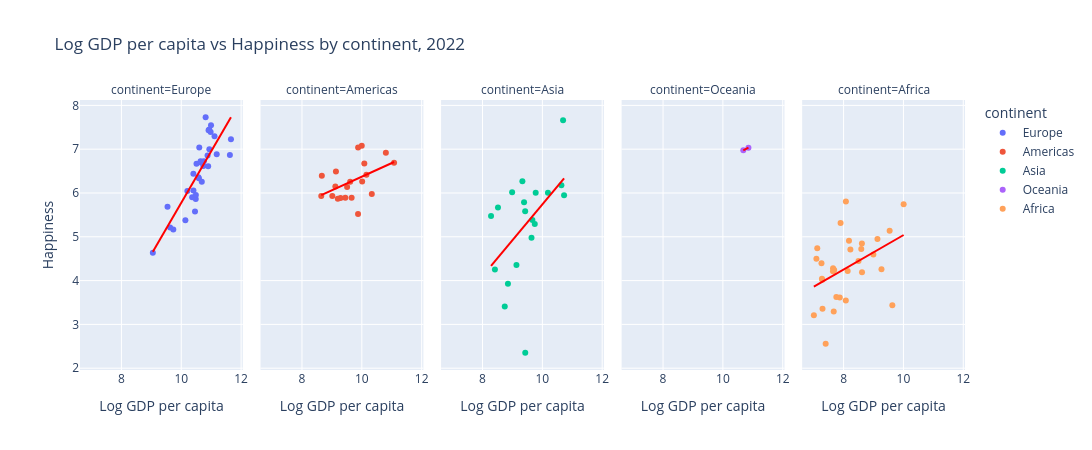

Notebook code for this chart:
### Markdown cell above
### 5. Interactive visualisation with Plotly

Static matplotlib/seaborn charts are great for reports and papers. **Interactive charts** are better for exploration and presentations — users can hover over points, zoom, pan, and filter by clicking the legend.

**`plotly.express`** (aliased as `px`) provides a high-level API similar to seaborn: one function call produces a fully interactive chart. Under the hood it uses D3.js and renders in any browser.

Key advantages over static charts:
- **Hover tooltips** — show any column's value for any data point on demand
- **Legend interaction** — click to show/hide groups
- **Zoom & pan** — built-in without extra code
- **Animation** — animate over a variable (e.g. year) with one parameter

You can learn more about plotly [here](https://plotly.com/python/)

### Code cell
import plotly.express as px

# Interactive scatter with regression line per continent
# Hover over any point to see social_support, corruption, life_expectancy
fig = px.scatter(
    happy2[happy2.year == 2022],
    x='log_gdp', y='happiness',
    color='continent',                          # colour by continent
    hover_data=['country', 'social_support', 'corruption', 'life_expectancy'],
    trendline='ols',                            # add OLS regression line per group
    trendline_color_override='red',
    facet_col='continent',                      # one panel per continent
    title='Log GDP per capita vs Happiness by continent, 2022',
    labels={'log_gdp': 'Log GDP per capita', 'happiness': 'Happiness'},
    height=450, width=1400
)
fig.show()

### Figure 1 — Plotly figure (JSON) as saved in the notebook; plotly's stock layout.template omitted (floating-point values rounded to 4 significant figures; data arrays with more than 128 entries replaced by an {"elided": "..."} marker saying what was removed)
{"data": [{"customdata": {"elided": "33x4 mixed values"}, "hovertemplate": "continent=Europe<br>Log GDP per capita=%{x}<br>Happiness=%{y}<br>country=%{customdata[0]}<br>social_support=%{customdata[1]}<br>corruption=%{customdata[2]}<br>life_expectancy=%{customdata[3]}<extra></extra>", "legendgroup": "Europe", "marker": {"color": "#636efa", "symbol": "circle"}, "mode": "markers", "name": "Europe", "orientation": "v", "showlegend": true, "type": "scatter", "x": [9.626, 10.94, 10.88, 10.14, 10.46, 10.66, 10.99, 10.57, 10.81, 10.74, 10.9, 10.36, 10.48, 10.94, 11.62, 10.69, 10.41, 10.6, 11.66, 9.54, 10.98, 9.733, 11.11, 10.51, 10.49, 10.4, 10.2, 10.64, 10.59, 10.91, 11.18, 9.049, 10.75], "xaxis": "x", "y": [5.212, 6.999, 6.857, 5.378, 5.579, 6.695, 7.545, 6.357, 7.729, 6.614, 6.608, 5.9, 5.861, 7.449, 6.87, 6.258, 6.055, 7.038, 7.228, 5.687, 7.39, 5.167, 7.295, 6.666, 5.953, 6.437, 6.044, 6.723, 6.337, 7.431, 6.884, 4.637, 6.722], "yaxis": "y"}, {"hovertemplate": "<b>OLS trendline</b><br>happiness = 1.17487 * log_gdp + -5.9727<br>R<sup>2</sup>=0.698045<br><br>continent=Europe<br>Log GDP per capita=%{x}<br>Happiness=%{y} <b>(trend)</b><extra></extra>", "legendgroup": "Europe", "line": {"color": "red"}, "marker": {"color": "#636efa", "symbol": "circle"}, "mode": "lines", "name": "Europe", "showlegend": false, "type": "scatter", "x": [9.049, 9.54, 9.626, 9.733, 10.14, 10.2, 10.36, 10.4, 10.41, 10.46, 10.48, 10.49, 10.51, 10.57, 10.59, 10.6, 10.64, 10.66, 10.69, 10.74, 10.75, 10.81, 10.88, 10.9, 10.91, 10.94, 10.94, 10.98, 10.99, 11.11, 11.18, 11.62, 11.66], "xaxis": "x", "y": [4.659, 5.236, 5.337, 5.463, 5.938, 6.014, 6.203, 6.251, 6.254, 6.314, 6.345, 6.348, 6.374, 6.447, 6.466, 6.483, 6.533, 6.547, 6.581, 6.642, 6.662, 6.733, 6.808, 6.832, 6.848, 6.875, 6.879, 6.929, 6.944, 7.082, 7.167, 7.685, 7.726], "yaxis": "y"}, {"customdata": [["Argentina", 0.8933, 0.81, 67.25], ["Bolivia", 0.8235, 0.8402, 63.75], ["Brazil", 0.8658, 0.742, 65.93], ["Canada", 0.9291, 0.442, 71.45], ["Chile", 0.8868, 0.7964, 70.45], ["Colombia", 0.8769, 0.8626, 69.53], ["Costa Rica", 0.9016, 0.7506, 70], ["Dominican Republic", 0.8204, 0.656, 64.6], ["Ecuador", 0.8251, 0.8658, 69.25], ["El Salvador", 0.7724, 0.6211, 65.95], ["Guatemala", 0.806, 0.8354, 62.9], ["Honduras", 0.7286, 0.8342, 64.28], ["Jamaica", 0.868, 0.9096, 66.6], ["Mexico", 0.8584, 0.7801, 65.8], ["Nicaragua", 0.844, 0.5702, 65.72], ["Panama", 0.891, 0.8868, 69], ["Paraguay", 0.8995, 0.8393, 65.95], ["Peru", 0.8227, 0.884, 70.03], ["United States", 0.9003, 0.7011, 65.72], ["Uruguay", 0.9048, 0.6313, 67.5]], "hovertemplate": "continent=Americas<br>Log GDP per capita=%{x}<br>Happiness=%{y}<br>country=%{customdata[0]}<br>social_support=%{customdata[1]}<br>corruption=%{customdata[2]}<br>life_expectancy=%{customdata[3]}<extra></extra>", "legendgroup": "Americas", "marker": {"color": "#EF553B", "symbol": "circle"}, "mode": "markers", "name": "Americas", "orientation": "v", "showlegend": true, "type": "scatter", "x": [10.01, 9.014, 9.611, 10.8, 10.15, 9.66, 9.998, 9.874, 9.29, 9.135, 9.116, 8.645, 9.198, 9.876, 8.664, 10.33, 9.508, 9.449, 11.08, 10.08], "xaxis": "x2", "y": [6.261, 5.929, 6.257, 6.918, 6.415, 5.892, 7.077, 5.518, 5.887, 6.492, 6.15, 5.932, 5.87, 7.038, 6.392, 5.979, 6.138, 5.892, 6.693, 6.671], "yaxis": "y2"}, {"hovertemplate": "<b>OLS trendline</b><br>happiness = 0.311635 * log_gdp + 3.255<br>R<sup>2</sup>=0.215141<br><br>continent=Americas<br>Log GDP per capita=%{x}<br>Happiness=%{y} <b>(trend)</b><extra></extra>", "legendgroup": "Americas", "line": {"color": "red"}, "marker": {"color": "#EF553B", "symbol": "circle"}, "mode": "lines", "name": "Americas", "showlegend": false, "type": "scatter", "x": [8.645, 8.664, 9.014, 9.116, 9.135, 9.198, 9.29, 9.449, 9.508, 9.611, 9.66, 9.874, 9.876, 9.998, 10.01, 10.08, 10.15, 10.33, 10.8, 11.08], "xaxis": "x2", "y": [5.949, 5.955, 6.064, 6.096, 6.102, 6.121, 6.15, 6.2, 6.218, 6.25, 6.265, 6.332, 6.333, 6.371, 6.375, 6.398, 6.419, 6.475, 6.622, 6.707], "yaxis": "y2"}, {"customdata": [["Armenia", 0.8112, 0.7047, 67.93], ["Bangladesh", 0.4037, 0.6169, 64.68], ["Cambodia", 0.7836, 0.8597, 62.1], ["Georgia", 0.7545, 0.6552, 65.07], ["India", 0.608, 0.7707, 61.2], ["Indonesia", 0.8341, 0.8617, 63.17], ["Iran", 0.8001, 0.7661, 66.75], ["Israel", 0.9537, 0.6547, 72.85], ["Japan", 0.8986, 0.643, 74.47], ["Jordan", 0.7743, 0.7146, 67.6], ["Kazakhstan", 0.9234, 0.7202, 66.2], ["Kyrgyzstan", 0.927, 0.8762, 67.38], ["Lebanon", 0.5345, 0.883, 66.22], ["Mongolia", 0.9513, 0.847, 60.6], ["Nepal", 0.7533, 0.7604, 62.12], ["South Korea", 0.81, 0.7473, 73.93], ["Thailand", 0.867, 0.868, 68.53], ["Uzbekistan", 0.8789, 0.6158, 65.6], ["Vietnam", 0.8787, 0.7034, 65.6]], "hovertemplate": "continent=Asia<br>Log GDP per capita=%{x}<br>Happiness=%{y}<br>country=%{customdata[0]}<br>social_support=%{customdata[1]}<br>corruption=%{customdata[2]}<br>life_expectancy=%{customdata[3]}<extra></extra>", "legendgroup": "Asia", "marker": {"color": "#00cc96", "symbol": "circle"}, "mode": "markers", "name": "Asia", "orientation": "v", "showlegend": true, "type": "scatter", "x": [9.668, 8.743, 8.415, 9.746, 8.85, 9.425, 9.638, 10.69, 10.64, 9.134, 10.19, 8.517, 9.428, 9.388, 8.285, 10.73, 9.777, 8.99, 9.333], "xaxis": "x3", "y": [5.382, 3.408, 4.25, 5.293, 3.93, 5.585, 4.977, 7.662, 6.178, 4.356, 6.006, 5.668, 2.352, 5.788, 5.474, 5.95, 6.007, 6.016, 6.267], "yaxis": "y3"}, {"hovertemplate": "<b>OLS trendline</b><br>happiness = 0.818621 * log_gdp + -2.44521<br>R<sup>2</sup>=0.255301<br><br>continent=Asia<br>Log GDP per capita=%{x}<br>Happiness=%{y} <b>(trend)</b><extra></extra>", "legendgroup": "Asia", "line": {"color": "red"}, "marker": {"color": "#00cc96", "symbol": "circle"}, "mode": "lines", "name": "Asia", "showlegend": false, "type": "scatter", "x": [8.285, 8.415, 8.517, 8.743, 8.85, 8.99, 9.134, 9.333, 9.388, 9.425, 9.428, 9.638, 9.668, 9.746, 9.777, 10.19, 10.64, 10.69, 10.73], "xaxis": "x3", "y": [4.337, 4.443, 4.527, 4.712, 4.8, 4.914, 5.032, 5.195, 5.24, 5.271, 5.273, 5.444, 5.469, 5.533, 5.559, 5.894, 6.262, 6.308, 6.335], "yaxis": "y3"}, {"customdata": [["Australia", 0.9417, 0.5452, 71.12], ["New Zealand", 0.9556, 0.2805, 70.43]], "hovertemplate": "continent=Oceania<br>Log GDP per capita=%{x}<br>Happiness=%{y}<br>country=%{customdata[0]}<br>social_support=%{customdata[1]}<br>corruption=%{customdata[2]}<br>life_expectancy=%{customdata[3]}<extra></extra>", "legendgroup": "Oceania", "marker": {"color": "#ab63fa", "symbol": "circle"}, "mode": "markers", "name": "Oceania", "orientation": "v", "showlegend": true, "type": "scatter", "x": [10.85, 10.68], "xaxis": "x4", "y": [7.035, 6.975], "yaxis": "y4"}, {"hovertemplate": "<b>OLS trendline</b><br>happiness = 0.34748 * log_gdp + 3.26331<br>R<sup>2</sup>=1.000000<br><br>continent=Oceania<br>Log GDP per capita=%{x}<br>Happiness=%{y} <b>(trend)</b><extra></extra>", "legendgroup": "Oceania", "line": {"color": "red"}, "marker": {"color": "#ab63fa", "symbol": "circle"}, "mode": "lines", "name": "Oceania", "showlegend": false, "type": "scatter", "x": [10.68, 10.85], "xaxis": "x4", "y": [6.975, 7.035], "yaxis": "y4"}, {"customdata": [["Benin", 0.3657, 0.5796, 56.4], ["Botswana", 0.7504, 0.8309, 54.72], ["Cameroon", 0.6291, 0.8493, 56.53], ["Chad", 0.7197, 0.8054, 53.12], ["Comoros", 0.4718, 0.7323, 59.42], ["Congo (Brazzaville)", 0.6463, 0.7598, 57.17], ["Congo (Kinshasa)", 0.6541, 0.8356, 55.38], ["Ethiopia", 0.7402, 0.7931, 61.1], ["Gabon", 0.7752, 0.8028, 58.58], ["Gambia", 0.5877, 0.8838, 57.9], ["Ghana", 0.6282, 0.9089, 59.12], ["Guinea", 0.582, 0.7704, 54.65], ["Ivory Coast", 0.5363, 0.7428, 56.53], ["Kenya", 0.6906, 0.8778, 58.9], ["Liberia", 0.5969, 0.8285, 56.7], ["Madagascar", 0.6424, 0.7404, 58.05], ["Malawi", 0.5033, 0.7549, 58.75], ["Mali", 0.6416, 0.7456, 55.8], ["Mauritania", 0.648, 0.6571, 60.47], ["Mauritius", 0.887, 0.769, 63.83], ["Morocco", 0.5636, 0.8021, 64], ["Mozambique", 0.7107, 0.6878, 51.75], ["Namibia", 0.808, 0.8487, 57.22], ["Niger", 0.5869, 0.7401, 56.55], ["Senegal", 0.6092, 0.8542, 60.3], ["Sierra Leone", 0.5022, 0.8618, 55.3], ["Tanzania", 0.6002, 0.5844, 59.85], ["Togo", 0.5789, 0.7132, 57.7], ["Tunisia", 0.7547, 0.9084, 67.05], ["Zimbabwe", 0.6662, 0.7526, 54.53]], "hovertemplate": "continent=Africa<br>Log GDP per capita=%{x}<br>Happiness=%{y}<br>country=%{customdata[0]}<br>social_support=%{customdata[1]}<br>corruption=%{customdata[2]}<br>life_expectancy=%{customdata[3]}<extra></extra>", "legendgroup": "Africa", "marker": {"color": "#FFA15A", "symbol": "circle"}, "mode": "markers", "name": "Africa", "orientation": "v", "showlegend": true, "type": "scatter", "x": [8.137, 9.629, 8.227, 7.261, 8.075, 8.077, 7.007, 7.757, 9.539, 7.648, 8.615, 7.9, 8.612, 8.499, 7.277, 7.29, 7.296, 7.645, 8.591, 10.01, 8.996, 7.12, 9.132, 7.091, 8.18, 7.401, 7.872, 7.685, 9.266, 7.67], "xaxis": "x5", "y": [4.217, 3.435, 4.712, 4.397, 3.545, 5.805, 3.207, 3.628, 5.14, 4.279, 4.191, 5.317, 4.849, 4.448, 4.042, 4.019, 3.356, 4.211, 4.724, 5.741, 4.596, 4.74, 4.949, 4.501, 4.907, 2.56, 3.616, 4.239, 4.261, 3.296], "yaxis": "y5"}, {"hovertemplate": "<b>OLS trendline</b><br>happiness = 0.393115 * log_gdp + 1.10678<br>R<sup>2</sup>=0.184054<br><br>continent=Africa<br>Log GDP per capita=%{x}<br>Happiness=%{y} <b>(trend)</b><extra></extra>", "legendgroup": "Africa", "line": {"color": "red"}, "marker": {"color": "#FFA15A", "symbol": "circle"}, "mode": "lines", "name": "Africa", "showlegend": false, "type": "scatter", "x": [7.007, 7.091, 7.12, 7.261, 7.277, 7.29, 7.296, 7.401, 7.645, 7.648, 7.67, 7.685, 7.757, 7.872, 7.9, 8.075, 8.077, 8.137, 8.18, 8.227, 8.499, 8.591, 8.612, 8.615, 8.996, 9.132, 9.266, 9.539, 9.629, 10.01], "xaxis": "x5", "y": [3.861, 3.894, 3.906, 3.961, 3.967, 3.973, 3.975, 4.016, 4.112, 4.113, 4.122, 4.128, 4.156, 4.201, 4.212, 4.281, 4.282, 4.305, 4.323, 4.341, 4.448, 4.484, 4.492, 4.494, 4.643, 4.697, 4.749, 4.857, 4.892, 5.041], "yaxis": "y5"}], "layout": {"annotations": [{"font": {}, "showarrow": false, "text": "continent=Europe", "x": 0.092, "xanchor": "center", "xref": "paper", "y": 1, "yanchor": "bottom", "yref": "paper"}, {"font": {}, "showarrow": false, "text": "continent=Americas", "x": 0.296, "xanchor": "center", "xref": "paper", "y": 1, "yanchor": "bottom", "yref": "paper"}, {"font": {}, "showarrow": false, "text": "continent=Asia", "x": 0.5, "xanchor": "center", "xref": "paper", "y": 1, "yanchor": "bottom", "yref": "paper"}, {"font": {}, "showarrow": false, "text": "continent=Oceania", "x": 0.704, "xanchor": "center", "xref": "paper", "y": 1, "yanchor": "bottom", "yref": "paper"}, {"font": {}, "showarrow": false, "text": "continent=Africa", "x": 0.908, "xanchor": "center", "xref": "paper", "y": 1, "yanchor": "bottom", "yref": "paper"}], "height": 450, "legend": {"title": {"text": "continent"}, "tracegroupgap": 0}, "title": {"text": "Log GDP per capita vs Happiness by continent, 2022"}, "width": 1400, "xaxis": {"anchor": "y", "domain": [0, 0.184], "title": {"text": "Log GDP per capita"}}, "xaxis2": {"anchor": "y2", "domain": [0.204, 0.388], "matches": "x", "title": {"text": "Log GDP per capita"}}, "xaxis3": {"anchor": "y3", "domain": [0.408, 0.592], "matches": "x", "title": {"text": "Log GDP per capita"}}, "xaxis4": {"anchor": "y4", "domain": [0.612, 0.796], "matches": "x", "title": {"text": "Log GDP per capita"}}, "xaxis5": {"anchor": "y5", "domain": [0.816, 1], "matches": "x", "title": {"text": "Log GDP per capita"}}, "yaxis": {"anchor": "x", "domain": [0, 1], "title": {"text": "Happiness"}}, "yaxis2": {"anchor": "x2", "domain": [0, 1], "matches": "y", "showticklabels": false}, "yaxis3": {"anchor": "x3", "domain": [0, 1], "matches": "y", "showticklabels": false}, "yaxis4": {"anchor": "x4", "domain": [0, 1], "matches": "y", "showticklabels": false}, "yaxis5": {"anchor": "x5", "domain": [0, 1], "matches": "y", "showticklabels": false}}}
